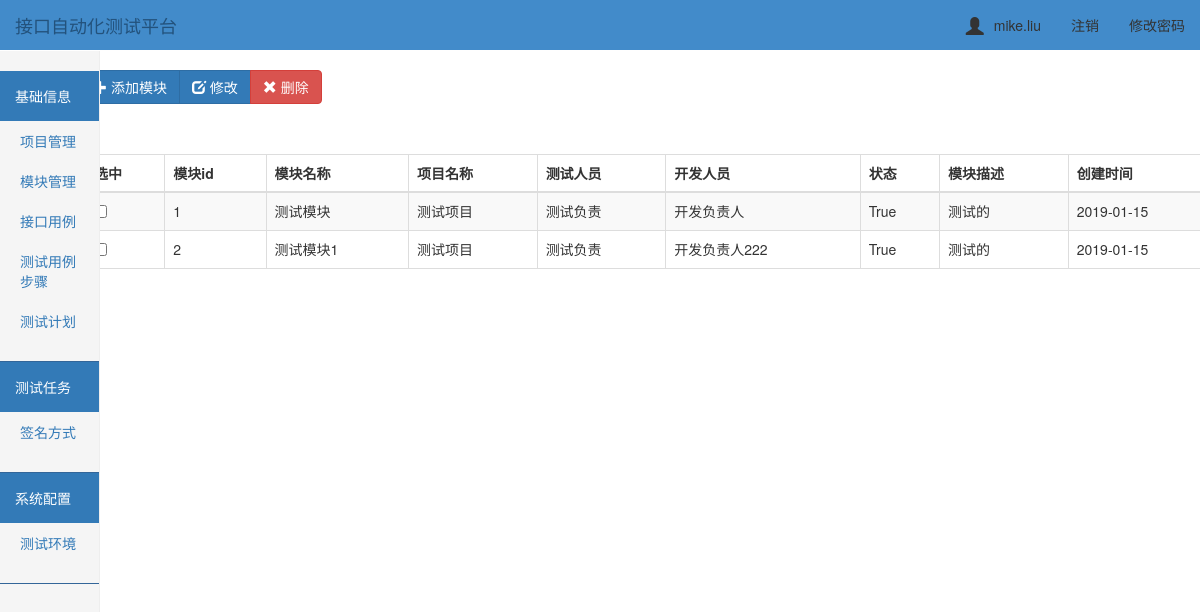
/module/ (signed in), run on an earlier commit of the app's database.
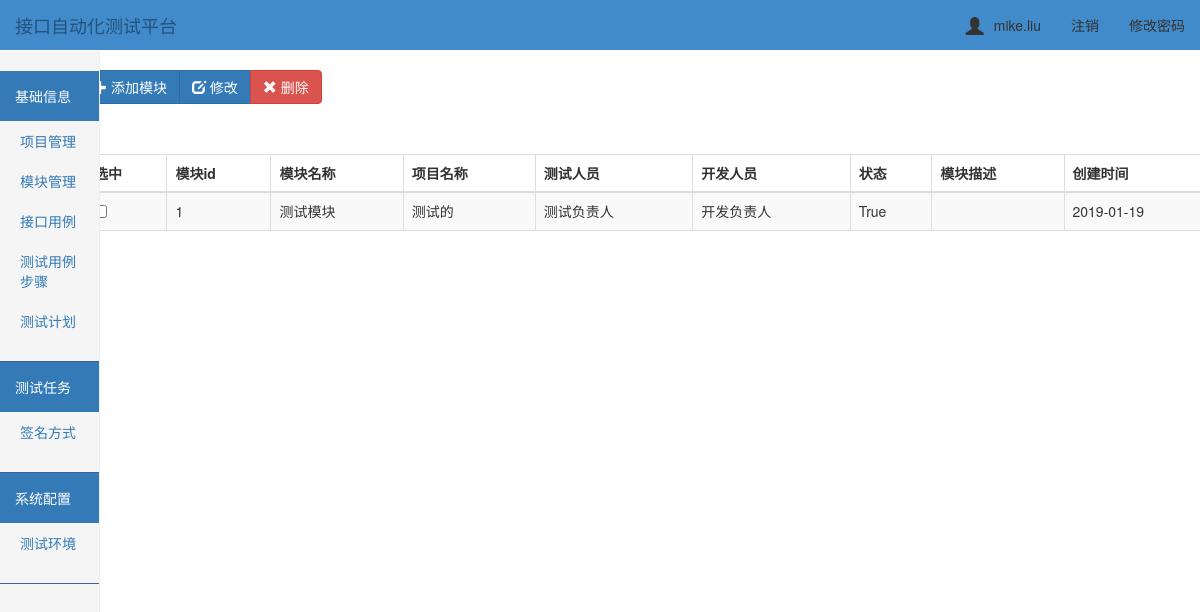
And on a later commit of the database.
### ApiTest/models.py (models this page shows, shortened)
class UserInfo(AbstractUser):
    nid = models.AutoField(primary_key=True)
    telephone = models.CharField(max_length=11, null=True, unique=True)
    avatar = models.FileField(upload_to='avatars/', default="/avatars/default.png")
    create_time = models.DateTimeField(verbose_name='创建时间', auto_now_add=True)

class Modules(models.Model):
    project = models.ForeignKey(Project, on_delete=models.CASCADE)      # 关联项目表id
    modules_name = models.CharField('模块名称', max_length=32)
    testers = models.CharField('测试负责人', max_length=256)  # 项目负责人
    developer = models.CharField('开发负责人', max_length=256)
    status = models.BooleanField()
    modules_desc = models.CharField('模块描述', max_length=256)
    create_time = models.DateTimeField('创建时间', auto_now=True)  # 创建时间

class Project(models.Model):
    prj_id = models.AutoField(primary_key=True, null=False)
    prj_name = models.CharField('项目名称', max_length=64)  # 项目名称
    prj_desc = models.CharField('项目描述', max_length=256)  # 项目描述
    testers = models.CharField('测试负责人', max_length=256)  # 项目负责人
    developer = models.CharField('开发负责人', max_length=256)
    status = models.BooleanField()
    create_time = models.DateTimeField('创建时间', auto_now=True)  # 创建时间
    class Meta:
        verbose_name = '项目管理'
        verbose_name_plural = '项目管理'
    def __str__(self):
        return self.prj_name

### ApiTest/views.py (the view)
# urls.py: url(r'^module/$', views.module),
@login_required
def module(request):
    module_list = Modules.objects.filter().all()
    project_list = Project.objects.filter().all()
    return render(request, "modules/index.html", {"module_list": module_list, "project_list": project_list})

### templates/modules/index.html (shortened to what this page needs)
{% extends "../base.html" %}
{% block add %}
<div class="btn-toolbar" role="toolbar">
  <div class="btn-group" style="padding-top: 20px;left: 50px">
    <button id="add_btn" class="btn btn-primary " data-toggle="modal" data-target="#addmyModal">
        <span class="glyphicon glyphicon-plus" aria-hidden="true"></span> 添加模块
    </button>
    <button id="edit_mod" class="btn btn-primary" data-toggle="modal" data-target="#">
        <span class="glyphicon glyphicon-edit" aria-hidden="true"></span> 修改
    </button>
      <button id="del_mod" type="onclick" class="btn btn-danger ">
            <span class="glyphicon glyphicon-remove" aria-hidden="true"></span> 删除
        </button>
  </div>
</div>
<div class="container">
        <div class="row">
            <div class="col-md-12">
                <table id= "table" class="table table-striped table-bordered">
                    <thead>
                        <tr>
                            <th>选中</th>
                            <th>模块id</th>
                            <th>模块名称</th>
                            <th>项目名称</th>
                            <th>测试人员</th>
                            <th>开发人员</th>
                            <th>状态</th>
                            <th>模块描述</th>
                            <th>创建时间</th>
                        </tr>
                    </thead>
                    <tbody>
                        {% for module_obj in module_list %}
                            <tr>
                                <td id="che1"><input type="checkbox"/></td>
                                <td>{{ module_obj.id}}</td>
                                <td>{{ module_obj.modules_name }}</td>
                                <td>{{ module_obj.project }}</td>
                                <td>{{ module_obj.testers }}</td>
                                <td>{{ module_obj.developer }}</td>
                                <td>{{ module_obj.status }}</td>
                                <td>{{ module_obj.modules_desc }}</td>
                                <td>{{ module_obj.create_time|date:'Y-m-d' }}</td>
                            </tr>
                        {% endfor %}
                    </tbody>
                </table>
            </div>
        </div>
    </div>
{% endblock %}

### templates/base.html (shortened to what this page needs)
<!DOCTYPE html>
<html lang="en">
<head>
    <link rel="stylesheet" href="/static/bootstrap-3.3.7/css/bootstrap.css">
    <link rel="stylesheet" href="/static/css/toastr.min.css">
    <link rel="stylesheet" href="/static/css/dashboard.css">
    <link rel="stylesheet" href="/static/css/home.css">
    <link rel="stylesheet" href="/static/css/sweetalert.css">
    <link rel="stylesheet" href="/static/css/step.css">
</head>
<body>
<nav class="tab navbar  navbar-fixed-top">
    <div class="container-fluid">
        <div class="navbar-header">
            <a class="navbar-brand" href="#">接口自动化测试平台</a>
        </div>
        <div class="collapse navbar-collapse" id="bs-example-navbar-collapse-1">
            <ul class="nav navbar-nav navbar-right">
                <li><a href="#"><span id="user_icon"
                                      class="glyphicon glyphicon-user"></span>{{ request.user.username }}</a></li>
                <li><a href="/logout/">注销</a></li>
                <li><a href="/set_pwd/">修改密码</a></li>
            </ul>
        </div>
    </div>
</nav>
<div class="container">
    <div class="left">
        <div class="row">
            <div class="col-sm-3 col-md-1 sidebar">
                <div class="menu">
                    <div class="head bg-primary">基础信息</div>
                    <ul class="nav nav-sidebar">
                        <li><a href="/project/" target="_self">项目管理</a> </li>
                        <li><a href="/module/" target="_self">模块管理</a> </li>
                        <li><a href="/api_case/" target="_self">接口用例</a> </li>
                        <li><a href="/api_step/" target="_self">测试用例步骤</a> </li>
                        <li><a href="#">测试计划</a> </li>
                    </ul>
                </div>
                <div class="menu">
                    <div class="head bg-primary">测试任务</div>
                    <ul class="nav nav-sidebar">
                        <li><a href="/sign/">签名方式</a> </li>
                    </ul>
                </div>
                <div class="menu">
                    <div class="head bg-primary">系统配置</div>
                    <ul class="nav nav-sidebar">
                        <li><a href="/env/" target="_self">测试环境</a> </li>
                    </ul>
                </div>
            </div>
        </div>
    </div>
    <div class="right">
        {% block add %}{% endblock %}
    </div>
</div>
</body>
</html>

### static/css/dashboard.css (style rules this page uses)
body { padding-top: 50px; }
.navbar-fixed-top { border: 0; }
.sidebar { display: none; }
@media (min-width: 768px) { .sidebar { position: fixed; top: 51px; bottom: 0; left: 0; z-index: 1000; display: block; padding: 20px; overflow-x: hidden; overflow-y: auto; background-color: #f5f5f5; border-right: 1px solid #eee; } }
.nav-sidebar { margin-right: -21px; margin-bottom: 20px; margin-left: -20px; }
.nav-sidebar > li > a { padding-right: 20px; padding-left: 20px; }

### static/css/home.css (style rules this page uses)
.menu { margin: 0 -20px; border-bottom: 1px solid #336699; }
.head { padding: 15px; }
.menu .nav-sidebar > li > a { padding-right: 40px; padding-left: 40px; }
table { margin-top: 50px; margin-left: 40px; }
.navbar { background-color: #428bca; }
.navbar-brand { color: white; }
.navbar-collapse .navbar-nav > li > a { color: #333333; }

### templates/base.html (style rules this page uses)
#user_icon { font-size: 18px; margin-right: 10px; vertical-align: -3px; }

What changed in the data, as far as the page shows it:
removed Modules: id "2", modules_name "测试模块1", project "测试项目", testers "测试负责", developer "开发负责人222", status "True", modules_desc "测试的", create_time "2019-01-15"
changed Modules "测试模块": project "测试项目" → "测试的"; testers "测试负责" → "测试负责人"; create_time "2019-01-15" → "2019-01-19"; modules_desc "测试的" → (not shown)
